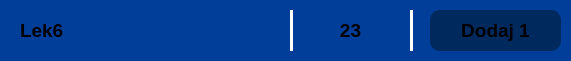
    <widget class="QFrame" name="frame_41">
     <property name="geometry">
      <rect>
       <x>40</x>
       <y>360</y>
       <width>571</width>
       <height>61</height>
      </rect>
     </property>
     <property name="styleSheet">
      <string notr="true">background-color: rgb(0, 62, 154);
border-radius: 10px;</string>
     </property>
     <property name="frameShape">
      <enum>QFrame::Shape::StyledPanel</enum>
     </property>
     <property name="frameShadow">
      <enum>QFrame::Shadow::Raised</enum>
     </property>
     <widget class="Line" name="line_18">
      <property name="geometry">
       <rect>
        <x>290</x>
        <y>10</y>
        <width>3</width>
        <height>41</height>
       </rect>
      </property>
      <property name="styleSheet">
       <string notr="true">background-color: white;</string>
      </property>
      <property name="orientation">
       <enum>Qt::Orientation::Vertical</enum>
      </property>
     </widget>
     <widget class="Line" name="line_19">
      <property name="geometry">
       <rect>
        <x>410</x>
        <y>10</y>
        <width>3</width>
        <height>41</height>
       </rect>
      </property>
      <property name="styleSheet">
       <string notr="true">background-color: white;</string>
      </property>
      <property name="orientation">
       <enum>Qt::Orientation::Vertical</enum>
      </property>
     </widget>
     <widget class="QLabel" name="label_41">
      <property name="geometry">
       <rect>
        <x>310</x>
        <y>10</y>
        <width>81</width>
        <height>41</height>
       </rect>
      </property>
      <property name="font">
       <font>
        <pointsize>14</pointsize>
        <bold>true</bold>
       </font>
      </property>
      <property name="layoutDirection">
       <enum>Qt::LayoutDirection::LeftToRight</enum>
      </property>
      <property name="styleSheet">
       <string notr="true"/>
      </property>
      <property name="text">
       <string>23</string>
      </property>
      <property name="textFormat">
       <enum>Qt::TextFormat::RichText</enum>
      </property>
      <property name="alignment">
       <set>Qt::AlignmentFlag::AlignCenter</set>
      </property>
     </widget>
     <widget class="QLabel" name="label_42">
      <property name="geometry">
       <rect>
        <x>20</x>
        <y>10</y>
        <width>261</width>
        <height>41</height>
       </rect>
      </property>
      <property name="font">
       <font>
        <pointsize>14</pointsize>
        <bold>true</bold>
       </font>
      </property>
      <property name="layoutDirection">
       <enum>Qt::LayoutDirection::LeftToRight</enum>
      </property>
      <property name="styleSheet">
       <string notr="true"/>
      </property>
      <property name="text">
       <string>Lek6</string>
      </property>
      <property name="textFormat">
       <enum>Qt::TextFormat::RichText</enum>
      </property>
      <property name="alignment">
       <set>Qt::AlignmentFlag::AlignLeading|Qt::AlignmentFlag::AlignLeft|Qt::AlignmentFlag::AlignVCenter</set>
      </property>
     </widget>
     <widget class="QFrame" name="frame_42">
      <property name="geometry">
       <rect>
        <x>430</x>
        <y>10</y>
        <width>131</width>
        <height>41</height>
       </rect>
      </property>
      <property name="styleSheet">
       <string notr="true">background-color: rgb(0, 41, 94);
border-radius: 10px;</string>
      </property>
      <property name="frameShape">
       <enum>QFrame::Shape::StyledPanel</enum>
      </property>
      <property name="frameShadow">
       <enum>QFrame::Shadow::Raised</enum>
      </property>
      <widget class="QFrame" name="frame_43">
       <property name="geometry">
        <rect>
         <x>270</x>
         <y>60</y>
         <width>841</width>
         <height>61</height>
        </rect>
       </property>
       <property name="styleSheet">
        <string notr="true">background-color: rgb(0, 62, 154);
border-radius: 10px;</string>
       </property>
       <property name="frameShape">
        <enum>QFrame::Shape::StyledPanel</enum>
       </property>
       <property name="frameShadow">
        <enum>QFrame::Shadow::Raised</enum>
       </property>
      </widget>
      <widget class="QLabel" name="label_43">
       <property name="geometry">
        <rect>
         <x>10</x>
         <y>0</y>
         <width>111</width>
         <height>41</height>
        </rect>
       </property>
       <property name="font">
        <font>
         <pointsize>14</pointsize>
         <bold>true</bold>
        </font>
       </property>
       <property name="layoutDirection">
        <enum>Qt::LayoutDirection::LeftToRight</enum>
       </property>
       <property name="styleSheet">
        <string notr="true"/>
       </property>
       <property name="text">
        <string>Dodaj 1</string>
       </property>
       <property name="textFormat">
        <enum>Qt::TextFormat::RichText</enum>
       </property>
       <property name="alignment">
        <set>Qt::AlignmentFlag::AlignCenter</set>
       </property>
      </widget>
     </widget>
    </widget>
